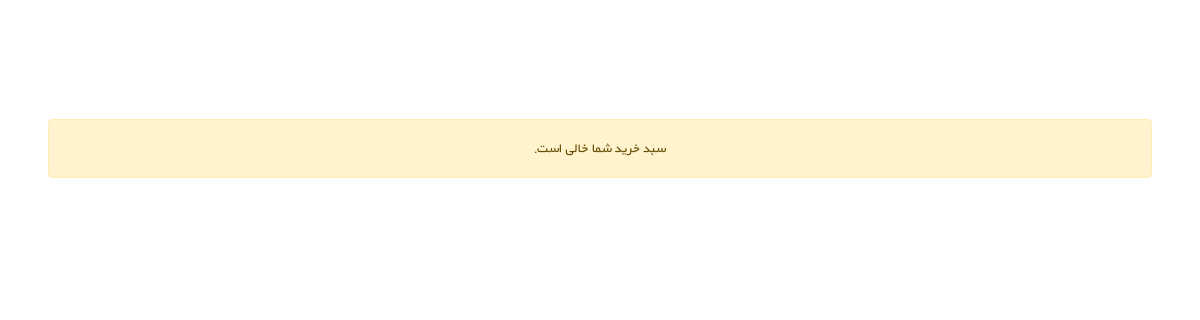
The app's page /user-panel/user-basket (signed in), older data.
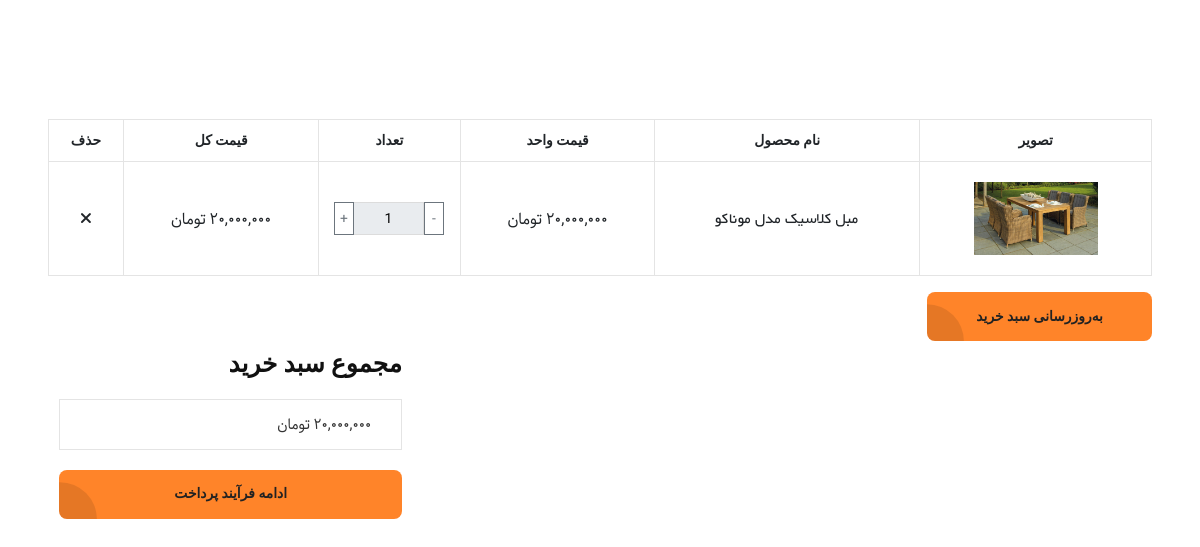
The same page, newer data.
### order_module/models.py (models this page shows, shortened)
class OrderDetail(models.Model):
    product = models.ForeignKey(Product, on_delete=models.CASCADE, verbose_name='محصول')
    order = models.ForeignKey(Order, on_delete=models.CASCADE, verbose_name='سبد خرید')
    final_price = models.IntegerField(null=True, blank=True, verbose_name='قیمت نهایی محصول تکی ')
    count = models.IntegerField(verbose_name='تعداد')
    selected_addons = models.JSONField(default=list, blank=True, verbose_name='افزونه‌های انتخاب شده')
    selected_options = models.JSONField(default=dict, blank=True, verbose_name='گزینه‌های انتخاب شده')
    def get_total_addon_cost(self):
        from product_module.models import ProductAddon
        total_cost = 0
        return total_cost
    def get_final_price_with_addons(self):
        base_price = self.final_price or self.product.price
        return base_price + self.get_total_addon_cost()
    class Meta:
        verbose_name = 'جزئیات سبد خرید '
        verbose_name_plural = ' لیست جزئیات سبدهای خرید کاربران '

### product_module/models.py (models this page shows, shortened)
class Product(models.Model):
    title = models.CharField(max_length=300, verbose_name='نام محصول')
    product_quantity = models.BooleanField(verbose_name='موجودی محصول', default=True, null=True)
    image = models.ImageField(upload_to='images/products', null=True, blank=True, verbose_name='تصویر محصول')
    category = models.ManyToManyField(ProductCategory, related_name='product_categories', verbose_name='دسته بندی ها')
    discount_price = models.IntegerField(verbose_name='قیمت تخفیف', null=True)
    price = models.IntegerField(verbose_name='قیمت اصلی')
    cheque_price = models.IntegerField(null=True, blank=True, verbose_name='قیمت چکی')
    slug = models.SlugField(default="", null=False, db_index=True, blank=True, max_length=200, unique=True, verbose_name='عنوان در url', allow_unicode=True)
    short_description = RichTextField(null=True, blank=True, verbose_name='توضیح کوتاه')
    description = RichTextField(null=True, blank=True, verbose_name='توضیح کامل')
    badge_text = models.CharField(max_length=50, null=True, blank=True, verbose_name='متن بج (نشان)')
    is_new = models.BooleanField(
        default=False,
        verbose_name='محصول جدید؟',
        help_text='اگر این تیک فعال باشد، بج "جدید" زیر بج اصلی نمایش داده می‌شود.'
    )
    is_discount_active = models.BooleanField(verbose_name='تخفیف فعال است؟', default=False, help_text='اگر مایل به نمایش این تخفیف در سایت هستید این تیک را بزنید.')
    is_active = models.BooleanField(default=False, verbose_name='فعال / غیرفعال')
    is_delete = models.BooleanField(verbose_name='حذف شده / نشده')
    has_custom_options = models.BooleanField(
        default=False,
        verbose_name='آیا این محصول نیاز به مشخصات انتخابی دارد؟'
    )
    def get_absolute_url(self):
        return reverse('product_detail', args=[self.slug])
    class Meta:
        verbose_name = 'محصول'
        verbose_name_plural = 'محصولات'

### user_panel_module/views.py (the view, shortened to what this page needs)
# urls.py: path('user-basket', views.user_basket, name='user_basket_page'),
@login_required
def user_basket(request: HttpRequest):
    current_order, created = Order.objects.prefetch_related('orderdetail_set').get_or_create(is_paid=False, user_id=request.user.id)
    total_amount = current_order.calculate_total_price()
    context = {
        'order': current_order,
        'sum': total_amount
    }
    return render(request, 'user_panel_module/user_basket.html', context)

### order_module/models.py (called while the page is built)
    def calculate_total_price(self):
        total_amount = 0
        for order_detail in self.orderdetail_set.all():
            item_total = order_detail.get_final_price_with_addons() * order_detail.count
            total_amount += item_total
        return total_amount

### polls/templatetags/poll_extras.py (called while the page is built)
def to_persian_numbers(text):
    persian_digits = '۰۱۲۳۴۵۶۷۸۹'
    english_digits = '0123456789'
    translation_table = str.maketrans(english_digits, persian_digits)
    return str(text).translate(translation_table)

@register.filter(name='three_digits_currency')
def three_digits_currency(value: int):
    formatted_value = '{:,}'.format(value) + ' تومان'
    return to_persian_numbers(formatted_value)

@register.simple_tag
def multiply(quantity, price, *args, **kwargs):
    return three_digits_currency(quantity * price)

### site_module/context_processors.py (called while the page is built)
def site_settings(request):
    try:
        site_settings = SiteSettings.objects.filter(is_main_settings=True).first()
        return {
            'site_settings': site_settings
        }
    except Exception:
        return {
            'site_settings': None
        }

### user_panel_module/templates/user_panel_module/user_basket.html (shortened to what this page needs)
{% extends 'shared/_layout.html' %}
{% load poll_extras %}
{% block content %}
<section class="cart-area pt-120 pb-120" dir="rtl">
    <div class="container">
        <div class="row">
            <div class="col-12">
                {% include 'user_panel_module/user_basket_content.html' %}
            </div>
        </div>
    </div>
</section>
{% endblock %}

### user_panel_module/templates/user_panel_module/user_basket_content.html (shortened to what this page needs)
{% load poll_extras %}
<div id="order-detail-content">
    {% if order.orderdetail_set.all %}
    <div class="table-content table-responsive">
        <table class="table">
            <thead>
                <tr>
                    <th>تصویر</th>
                    <th>نام محصول</th>
                    <th>قیمت واحد</th>
                    <th>تعداد</th>
                    <th>قیمت کل</th>
                    <th>حذف</th>
                </tr>
            </thead>
            <tbody>
                {% for detail in order.orderdetail_set.all %}
                <tr>
                    <td class="product-thumbnail">
                        <a href="{{ detail.product.get_absolute_url }}">
                           {% if detail.product.images.all %}
                            {% with main_image=detail.product.images.first %}
                             {% if main_image.alt_text %}
                              <img id="main-product-image" src="{{ main_image.image.url }}" alt="{{ main_image.alt_text }}" width="70">
                             {% else %}
                              <img id="main-product-image" src="{{ main_image.image.url }}" alt="{{ detail.product.title }}" width="70">
                             {% endif %}
                            {% endwith %}
                           {% elif detail.product.image %}
                             <img id="main-product-image" src="{{ detail.product.image.url }}" alt="{{ detail.product.title }}" width="70">
                           {% endif %}
                        </a>
                    </td>
                    <td class="product-name">
                        <a href="{{ detail.product.get_absolute_url }}">{{ detail.product.title }}</a>
                    </td>
                    <td class="product-price">
                        <span class="amount price-font">{{ detail.final_price|three_digits_currency }}</span>
                    </td>
                    <td class="product-quantity">
                        <div class="input-group justify-content-center" style="max-width: 110px; margin: auto;">
                            <button type="button" class="btn btn-outline-secondary btn-sm" onclick="window.decreaseQuantity(this)">-</button>
                            <input type="text" name="count_{{ detail.id }}" class="form-control text-center" value="{{ detail.count }}" readonly style="width: 30px; padding: 5px 5px;">
                            <button type="button" class="btn btn-outline-secondary btn-sm" onclick="window.increaseQuantity(this)">+</button>
                        </div>
                    </td>
                    <td class="product-subtotal">
                        <span class="amount price-font">{% multiply detail.count detail.get_final_price_with_addons %}</span>
                    </td>
                    <td class="product-remove">
                        <a href="javascript:void(0);" onclick="window.removeOrderDetail('{{ detail.id }}')">
                            <i class="fa fa-times"></i>
                        </a>
                    </td>
                </tr>
                {% endfor %}
            </tbody>
        </table>
    </div>
    <div class="coupon2 mt-3 text-end">
        <button class="btn-tp-2 w-100" type="button" onclick="location.reload()">به‌روزرسانی سبد خرید</button>
    </div>
    <div class="row justify-content-end mt-4">
        <div class="col-md-5">
            <div class="cart-page-total">
                <h2>مجموع سبد خرید</h2>
                <ul class="mb-20">
                    <li> <span class="text-center price-font">{{ sum|three_digits_currency }}</span></li>
                </ul>
                <a class="btn-tp-2 w-100 text-center" href="{% url 'order_payment' %}">ادامه فرآیند پرداخت</a>
            </div>
        </div>
    </div>
    {% else %}
    <div class="alert alert-warning text-center">
        سبد خرید شما خالی است.
    </div>
    {% endif %}
</div>

Row changes from the older to the newer data that the page shows:
added OrderDetail: product.image (picture), product "مبل کلاسیک مدل موناکو", final_price|three_digits_currency "۲۰,۰۰۰,۰۰۰ تومان", count "1", count+final_price+selected_addons "۲۰,۰۰۰,۰۰۰ تومان"
Text that changed along with them:
{{ sum|three_digits_currency }}: (not shown) → "۲۰,۰۰۰,۰۰۰ تومان"
text no longer shown: "سبد خرید شما خالی است."
text now shown: "تصویر نام محصول قیمت واحد تعداد قیمت کل حذف به‌روزرسانی سبد خرید مجموع سبد خرید ادامه فرآیند پرداخت"
